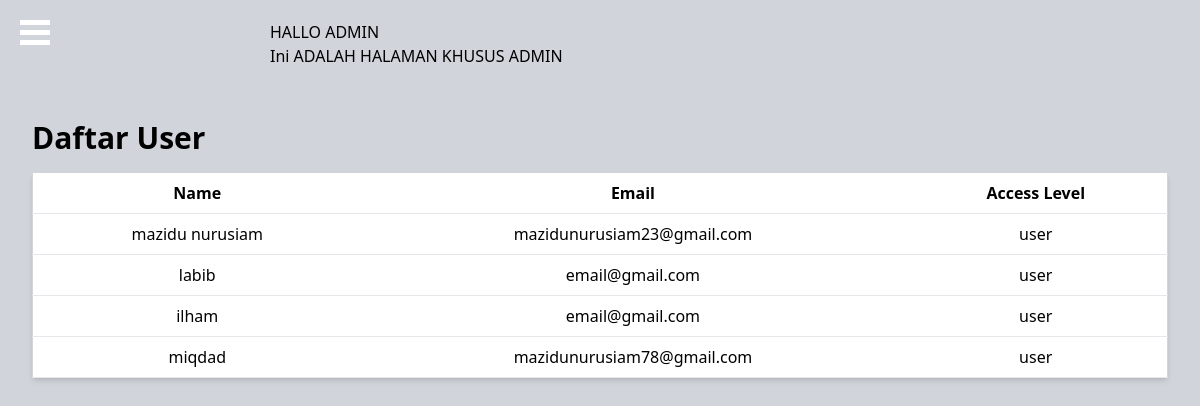
/admin/admin_dashboard.php, run on the app's committed database.
### tables this page shows
CREATE TABLE `users` (
  `user_id` int(11) NOT NULL,
  `name` varchar(50) NOT NULL,
  `username` varchar(50) NOT NULL,
  `password` varchar(225) NOT NULL,
  `email` varchar(100) NOT NULL,
  `acces_level` varchar(50) NOT NULL,
  `created_at` timestamp NOT NULL DEFAULT current_timestamp() ON UPDATE current_timestamp()
);

### admin/admin_dashboard.php (the view, shortened to what this page needs)
<?php
$host = 'localhost';
$dbname = 'gallery';
$user = 'root';
$password = '';
try {
    $pdo = new PDO("mysql:host=$host;dbname=$dbname", $user, $password);
    $pdo->setAttribute(PDO::ATTR_ERRMODE, PDO::ERRMODE_EXCEPTION);
    $stmt = $pdo->prepare("SELECT * FROM users WHERE acces_level = :access_level");
    $stmt->bindValue(':access_level', 'user');
    $stmt->execute();
    $users = $stmt->fetchAll(PDO::FETCH_ASSOC);
} catch (PDOException $e) {
    echo "Connection failed: " . $e->getMessage();
}
?>
<!DOCTYPE html>
<html lang="en">
<head>
    <link rel="stylesheet" href="https://cdn.jsdelivr.net/npm/tailwindcss@2.2.19/dist/tailwind.min.css">
</head>
<body class="bg-gray-300 font-sans">
    <?php include('../admin/gallery_navbar.php'); ?>
    <div class="flex-1 p-8">
        <h2 class="text-3xl font-bold mb-4">Daftar User</h2>
<table class="min-w-full bg-white border border-gray-300 shadow-md rounded">
    <thead>
        <tr>
            <th class="py-2 px-4 border-b text-center">Name</th>
            <th class="py-2 px-4 border-b text-center">Email</th>
            <th class="py-2 px-4 border-b text-center">Access Level</th>
        </tr>
    </thead>
    <tbody>
        <?php foreach ($users as $user) : ?>
            <tr class="text-center">
                <td class="py-2 px-4 border-b">
                    <a href="user_albums.php?user_id=<?php echo $user['user_id']; ?>">
                        <?php echo $user['name']; ?>
                    </a>
                </td>
                <td class="py-2 px-4 border-b">
                    <a href="user_albums.php?user_id=<?php echo $user['user_id']; ?>">
                        <?php echo $user['email']; ?>
                    </a>
                </td>
                <td class="py-2 px-4 border-b">
                    <a href="user_albums.php?user_id=<?php echo $user['user_id']; ?>">
                        <?php echo $user['acces_level']; ?>
                    </a>
                </td>
            </tr>
        <?php endforeach; ?>
    </tbody>
</table>
    </div>
</body>
</html>

### admin/gallery_navbar.php (style rules this page uses)
body { font-family: Arial, sans-serif,; margin: 0; padding: 0; }

### data on the page
users: name "mazidu nurusiam", email "mazidunurusiam23@gmail.com", acces_level "user"
users: name "labib", email "email@gmail.com", acces_level "user"
users: name "ilham", email "email@gmail.com", acces_level "user"
users: name "miqdad", email "mazidunurusiam78@gmail.com", acces_level "user"
